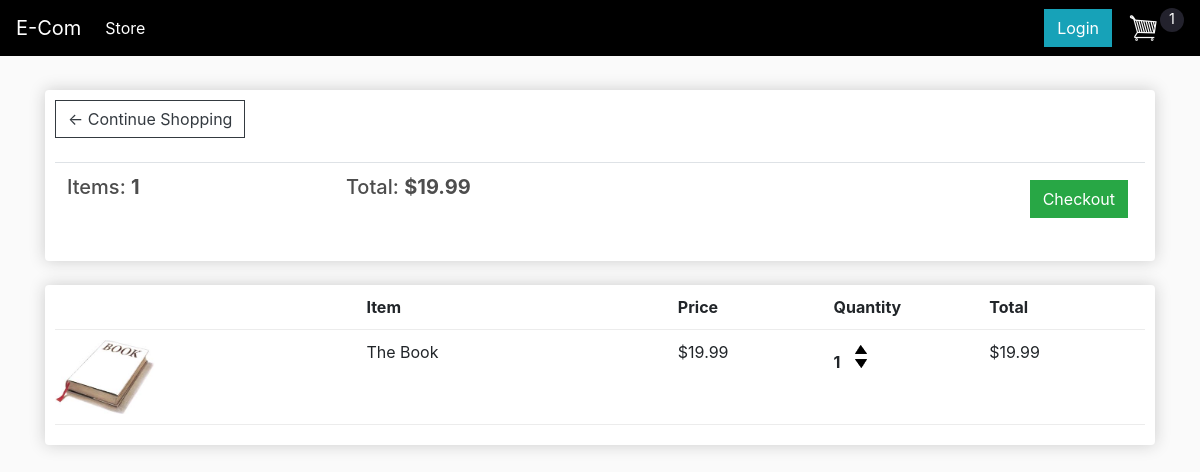
The app's page /cart/ (signed in), older data.
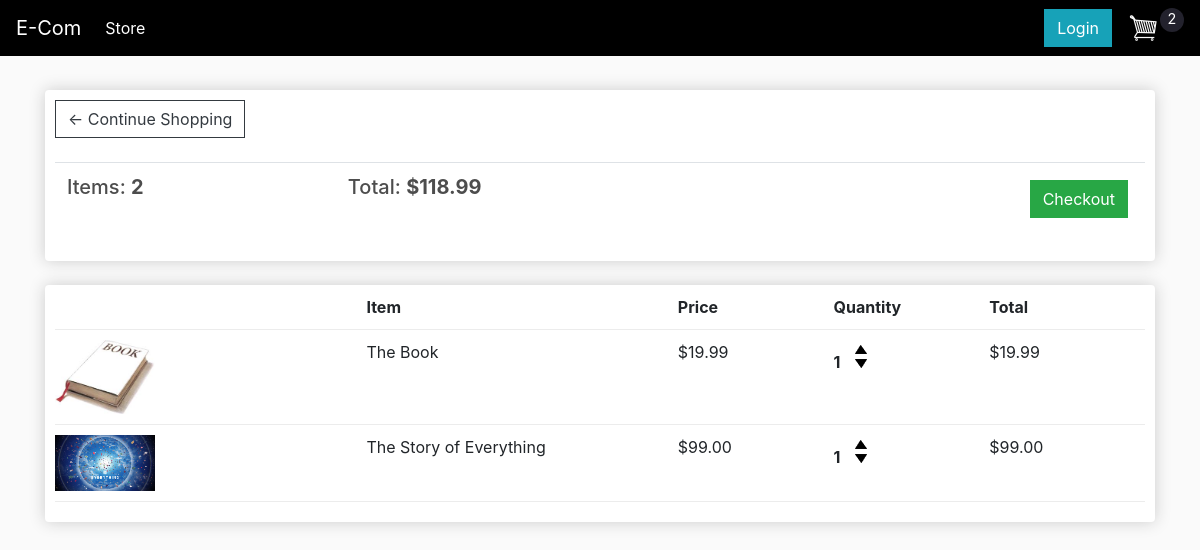
The same page, newer data.
### store/models.py (models this page shows, shortened)
class Order(models.Model):
    customer = models.ForeignKey(
        Customer, on_delete=models.SET_NULL, null=True, blank=True)
    date_ordered = models.DateTimeField(auto_now_add=True)
    complete = models.BooleanField(default=False, null=True, blank=True)
    transaction_id = models.CharField(max_length=240, blank=True)
    @property
    def get_cart_total(self):
        orderitems = self.orderitem_set.all()
        total = sum([item.get_total for item in orderitems])
        return total
    @property
    def get_cart_quantity(self):
        orderitems = self.orderitem_set.all()
        total = sum([item.quantity for item in orderitems])
        return total

class OrderItem(models.Model):
    product = models.ForeignKey(
        Product, on_delete=models.SET_NULL, null=True, blank=True)
    order = models.ForeignKey(
        Order, on_delete=models.SET_NULL, null=True, blank=True)
    quantity = models.IntegerField(default=0, null=True, blank=True)
    date_added = models.DateTimeField(auto_now_add=True)
    @property
    def get_total(self):
        total = self.product.price * self.quantity
        return total

class Product(models.Model):
    name = models.CharField(max_length=240, blank=True)
    price = models.DecimalField(
        decimal_places=2, max_digits=12, null=True, blank=True)
    digital = models.BooleanField(default=False, null=True, blank=True)
    image = models.ImageField(null=True, blank=True)
    @property  # this is a property decorator. It allows func's to be called as attribs
    def imageURL(self):
        try:
            url = self.image.url
        except:
            url = ''
        return url

### store/views.py (the view)
# urls.py: path('cart/', views.cart, name='cart'),
def cart(request):
    data = cartData(request)
    order = data['order']
    items = data['items']
    context = {'items': items, 'order': order}
    return render(request, 'store/cart.html', context)

### store/utils.py (called while the page is built)
def cartData(request):
    if request.user.is_authenticated:
        customer = request.user.customer
        order, created = Order.objects.get_or_create(
            customer=customer, complete=False)
        items = order.orderitem_set.all()
    else:
        cookie_data = cookieCart(request)
        order = cookie_data['order']
        items = cookie_data['items']
    return {'order': order, 'items': items}

### store/templates/store/cart.html
{% extends 'store/main.html' %}
{% load static %}
{% block content %}
    <div class="row">
        <div class="col-lg-12">
            <div class="box-element">
                <a class="btn btn-outline-dark" href="{% url 'store' %}">&#x2190; Continue Shopping</a>
                <br><br>
                <table class="table">
		            <tr>
                        <th><h5>Items: <strong>{{order.get_cart_quantity}}</strong></h5></th>
                        <th><h5>Total: <strong>${{order.get_cart_total}}</strong></h5></th>
                        <th>
                            <a style="float:right; margin:5px;" class="btn btn-success" href="{% url 'checkout' %}">Checkout</a>
                        </th>
                    </tr>
	            </table>
            </div>
            <br>
            <div class="box-element">
                <div class="cart-row">
                    <div style="flex:2"></div>
                    <div style="flex:2"><strong>Item</strong></div>
                    <div style="flex:1"><strong>Price</strong></div>
                    <div style="flex:1"><strong>Quantity</strong></div>
                    <div style="flex:1"><strong>Total</strong></div>
                </div>
            {% for item in items %}
                <div class="cart-row">
                    <div style="flex:2"><img class="row-image" src="{{item.product.imageURL}}"></div>
                    <div style="flex:2">{{item.product.name}}</div>
                    <div style="flex:1">${{item.product.price}}</div>
                    <div style="flex:1">
                        <p class="quantity">{{item.quantity}}</p>
                        <div class="quantity">
                            <img data-product={{item.product.id}} data-action='add'
                            class="chg-quantity update-cart" src="{% static 'images/arrow-up.png' %}">
                            <img data-product={{item.product.id}} data-action='remove'
                            class="chg-quantity update-cart" src="{% static 'images/arrow-down.png' %}">
                        </div>
                    </div>
                    <div style="flex:1">${{item.get_total}}</div>
                </div>
            {% endfor %}
            </div>
        </div>
    </div>
{% endblock  %}

### store/templates/store/main.html (shortened to what this page needs)
<!DOCTYPE html>
{% load static %}
<html lang="en">
<head>
    <link rel="stylesheet" href="https://stackpath.bootstrapcdn.com/bootstrap/4.5.0/css/bootstrap.min.css">
    <link rel="stylesheet" type="text/css" href="{% static 'css/main.css' %}" />
</head>
<header>
    <nav class="navbar navbar-expand-lg navbar-dark bg-dark">
        <a class="navbar-brand" href="{% url 'store' %}">E-Com</a>
        <div class="collapse navbar-collapse" id="navbarSupportedContent">
            <ul class="navbar-nav mr-auto">
                <li class="nav-item active">
                    <a class="nav-link" href="{% url 'store' %}">Store<span class="sr-only">(current)</span></a>
                </li>
            </ul>
            <div class="form-inline my-2 my-lg-0">
                <a href="#"class="btn btn-info">Login</a>
	     	    <a href="{% url 'cart' %}">
	    		    <img id="cart-icon" src="{% static 'images/cart.png' %}">
	    	    </a>
	    	    <p id="cart-total">{{order.get_cart_quantity}}</p>
            </div>
        </div>
    </nav>
</header>
<body>
    <div class='container'>
      <br>
        {% block content %}
        {% endblock  %}
    </div>
</body>
</html>

### static/css/main.css (style rules this page uses)
body { background-color: hsl(0, 0%, 98%); }
h1, h2, h3, h4, h5, h6 { color: hsl(0, 0%, 30%); }
.box-element { box-shadow: hsl(0, 0%, 80%) 0 0 16px; background-color: #fff; border-radius: 4px; padding: 10px; }
.bg-dark { background-color: #000000 !important; }
#cart-icon { width: 2rem; display: inline-block; margin-left: 1rem; }
#cart-total { display: block; text-align: center; color: #fff; background-color: rgb(35, 34, 45); width: 1.5rem; height: 1.5rem; border-radius: 50%; font-size: 0.9rem; }
.col-lg-4, .col-lg-6, .col-lg-8, .col-lg-12 { margin-top: 10px; }
.btn { border-radius: 0; }
.row-image { width: 100px; }
.cart-row { display: flex; align-items: flex-stretch; padding-bottom: 10px; margin-bottom: 10px; border-bottom: 1px solid #ececec; }
.quantity { display: inline-block; font-weight: 700; padding-right: 10px; }
.chg-quantity { width: 12px; cursor: pointer; display: block; margin-top: 5px; transition: 0.1s; }

Row changes from the older to the newer data that the page shows:
removed Order: get_cart_quantity "1", get_cart_total "19.99"
added Order: get_cart_quantity "2", get_cart_total "118.99"
added OrderItem: product.imageURL (picture), product.name "The Story of Everything", product.price "99.00", quantity "1", get_total "99.00"
